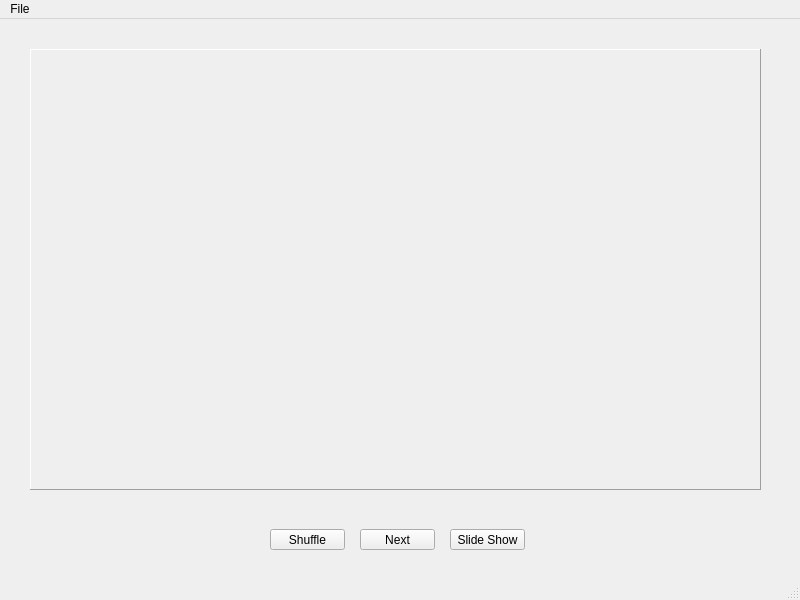
<?xml version="1.0" encoding="UTF-8"?>
<ui version="4.0">
 <class>MainWindow</class>
 <widget class="QMainWindow" name="MainWindow">
  <property name="geometry">
   <rect>
    <x>0</x>
    <y>0</y>
    <width>800</width>
    <height>600</height>
   </rect>
  </property>
  <property name="sizePolicy">
   <sizepolicy hsizetype="Preferred" vsizetype="Preferred">
    <horstretch>0</horstretch>
    <verstretch>0</verstretch>
   </sizepolicy>
  </property>
  <property name="windowTitle">
   <string>MainWindow</string>
  </property>
  <widget class="QWidget" name="centralwidget">
   <widget class="QPushButton" name="pushButton">
    <property name="geometry">
     <rect>
      <x>360</x>
      <y>510</y>
      <width>75</width>
      <height>21</height>
     </rect>
    </property>
    <property name="text">
     <string>Next</string>
    </property>
   </widget>
   <widget class="QFrame" name="frame">
    <property name="geometry">
     <rect>
      <x>30</x>
      <y>30</y>
      <width>731</width>
      <height>441</height>
     </rect>
    </property>
    <property name="frameShape">
     <enum>QFrame::Panel</enum>
    </property>
    <property name="frameShadow">
     <enum>QFrame::Raised</enum>
    </property>
    <widget class="QLabel" name="label">
     <property name="geometry">
      <rect>
       <x>10</x>
       <y>10</y>
       <width>711</width>
       <height>421</height>
      </rect>
     </property>
     <property name="contextMenuPolicy">
      <enum>Qt::CustomContextMenu</enum>
     </property>
     <property name="text">
      <string/>
     </property>
     <property name="alignment">
      <set>Qt::AlignCenter</set>
     </property>
    </widget>
   </widget>
   <widget class="QPushButton" name="slideShowButton">
    <property name="geometry">
     <rect>
      <x>450</x>
      <y>510</y>
      <width>75</width>
      <height>21</height>
     </rect>
    </property>
    <property name="text">
     <string>Slide Show</string>
    </property>
   </widget>
   <widget class="QPushButton" name="shuffleButton">
    <property name="geometry">
     <rect>
      <x>270</x>
      <y>510</y>
      <width>75</width>
      <height>21</height>
     </rect>
    </property>
    <property name="text">
     <string>Shuffle</string>
    </property>
   </widget>
  </widget>
  <widget class="QMenuBar" name="menubar">
   <property name="geometry">
    <rect>
     <x>0</x>
     <y>0</y>
     <width>800</width>
     <height>21</height>
    </rect>
   </property>
   <widget class="QMenu" name="menuFile">
    <property name="title">
     <string>File</string>
    </property>
    <addaction name="actionSelect"/>
    <addaction name="actionExit"/>
    <addaction name="separator"/>
   </widget>
   <addaction name="menuFile"/>
  </widget>
  <widget class="QStatusBar" name="statusbar"/>
  <action name="actionSelect">
   <property name="text">
    <string>Select</string>
   </property>
  </action>
  <action name="actionExit">
   <property name="text">
    <string>Exit</string>
   </property>
  </action>
 </widget>
 <resources/>
 <connections/>
</ui>
